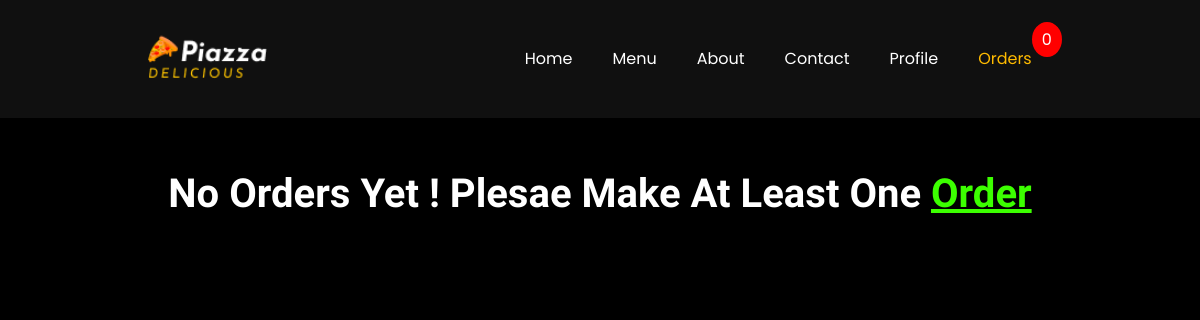
The app's page /orders/ (signed in), older data.
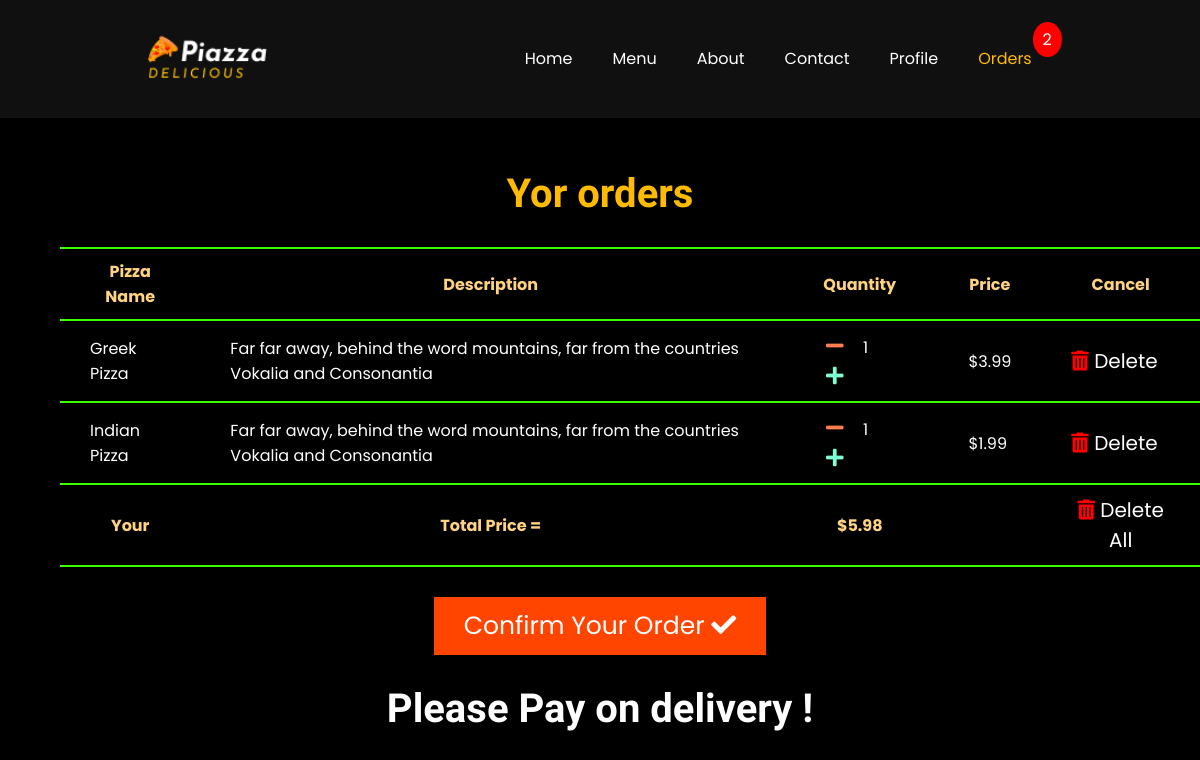
The same page, newer data.
### Home/models.py (models this page shows, shortened)
class Orders(models.Model):
    Pizza_name = models.CharField(max_length=200, default="")
    Pizza_desc = models.CharField(max_length=400, default="")
    Pizza_price = models.FloatField(default=0)
    User = models.ForeignKey(User, on_delete=models.CASCADE)
    order_confirmed = models.BooleanField(default=False)
    quantity = models.IntegerField(default=1)

### Home/views.py (the view)
# urls.py: path('orders/', views.orders, name="orders"),
def orders(request):
    try:
        current_username = request.user.username
        user = User.objects.filter(username=current_username).first()
        order = Orders.objects.filter(User=user)
        price_list = []
        for pizza in order:
            price = pizza.Pizza_price
            price_list.append(price)
        total_price = round(sum(price_list), 3)
        if request.user and request.user != AnonymousUser():
            current_user = request.user
            ordersOfCurrentUser = Orders.objects.filter(User=current_user)
            totalOrdersList = []
            for pizzaOrder in ordersOfCurrentUser:
                quantity = pizzaOrder.quantity
                totalOrdersList.append(quantity)
            totalOrders = sum(totalOrdersList)
            firstobjectofcurrentuser = ordersOfCurrentUser.first()
        else:
            totalOrders = 0
        context = {
            'order':order,
            'total_price':total_price,
            'totalOrders':totalOrders,
            'firstobjectofcurrentuser':firstobjectofcurrentuser,
        }
        return render(request, "Home/orders.html", context)
    except Exception:
        messages.success(request, "Login To Continue!")
        return redirect("/log_in/")

### templates/Home/orders.html (shortened to what this page needs)
{% extends 'base.html' %}
{% block active3 %}active{% endblock active3 %}
{% block body %}
<section id="orders">
{% if order %}
    {% if firstobjectofcurrentuser.order_confirmed == False %}
    <h1>Yor orders</h1>
    <div class="table__orders__container">
        <div class="table__orders">
            <table>
                <tr>
                    <th>Pizza Name</th>
                    <th>Description</th>
                    <th>Quantity</th>
                    <th>Price</th>
                    <th>Cancel</th>
                </tr>
            {% for pizza in order %}
                <tr>
                    <td>{{pizza.Pizza_name}}</th>
                    <td>{{pizza.Pizza_desc}}</td>
                    <td>
                        <form action="/decreament/" method="POST" class="btn__increament__decreament">
                            <button type="submit"><i class="fas fa-minus"></i></button>
                        </form>
                        {{pizza.quantity}}
                        <form action="/increament/" method="POST" class="btn__increament__decreament">
                            <button type="submit"><i class="fas fa-plus"></i></button>
                        </form>
                    </td>
                    <td>${{pizza.Pizza_price}}</td>
                    <td><form action="/deleteOrder/" method="POST">
                        <button type="submit"><i class="fas fa-trash-alt"></i> Delete</button>
                        </form>
                    </td>
                </tr>
            {% endfor %}
            <tr>
                <th>Your</th>
                <th>Total Price =</th>
                <th>${{total_price}}</th>
                <th></th>
                <th>
                    <form action="/deleteAllOrder/" method="POST">
                        <button type="submit"><i class="fas fa-trash-alt"></i> Delete All</button>
                    </form>
                </th>
            </tr>
            </table>
        </div>
    </div>
    <div class="confirm_orders">
        <form action="/orderConfirmed/" method="POST">
            <button type="submit">Confirm Your Order <i class="fas fa-check"></i></button>
        </form>
    </div>
    <h4>Please Pay on delivery !</h4>
    {% endif %}
{% else %}
<h4>No Orders Yet ! Plesae Make At Least One <a href="/menu/">Order</a></h4>
{% endif %}
</section>
{% endblock body %}

### templates/base.html (shortened to what this page needs)
{% load static %}
<!DOCTYPE html>
<html lang="en">
<head>
    <link rel="stylesheet" href="https://use.fontawesome.com/releases/v5.15.4/css/all.css">
    <link rel="stylesheet" href="{% static './css/index.css' %}">
</head>
<body>
        <header class="header">
            <div id="logo">
                <a href="/">
                    <img src="{% static 'images/logo.png' %}" alt="">
                </a>
            </div>
            <nav id="navbar">
                <ul>
                    <li><a href="/" class="nav__link {% block active1 %}{% endblock active1 %}">home</a></li>
                    <li><a href="/menu/" class="nav__link {% block active2 %}{% endblock active2 %}">menu</a></li>
                    <li><a href="/">about</a></li>
                    <li><a href="/contact/" {% block active4 %}{% endblock active4 %}>contact</a></li>
                    {% if user.is_authenticated %}
                        <li><a href="/profile/">Profile</a></li>
                    {% else %}
                        <li><a href="/log_in/">Login</a></li>
                    {% endif %}
                    <li><a href="/orders/" class="order__link nav__link {% block active3 %}{% endblock active3 %}">Orders
                        {% if totalOrders %}
                            <span class="order__num">
                                {{totalOrders}}
                            </span>
                        {% else %}
                        <span class="order__num">
                               0
                            </span>
                        {% endif %}
                        </a>
                    </li>
                </ul>
            </nav>
        </header>
        {% block body %}{% endblock body %}
</body>
</html>

### static/css/index.css (style rules this page uses)
* { margin: 0; padding: 0; box-sizing: border-box; font-family: "Poppins"; }
html { scroll-behavior: smooth; }
body { background: linear-gradient(rgba(0, 0, 0, 0.6), rgba(0, 0, 0, 0.6)), url("./static/images/bg.webp"); background-repeat: none; background-position: center; background-size: cover; background-attachment: fixed; min-height: 100vh; }
a { text-decoration: none; }
ul { list-style: none; }
.header { width: 100%; background: rgb(16, 16, 16); display: flex; justify-content: space-around; align-items: center; padding: 30px; position: fixed; top: 0; left: 0; z-index: 9999; }
.header #logo a img { width: 120px; }
.header #navbar ul { display: flex; }
.header #navbar ul li { margin: 0 10px; }
.header #navbar ul li a { color: #fff; text-transform: capitalize; padding: 10px; transition: all 0.4s ease; }
.header #navbar ul li a.active { color: rgb(255, 187, 0); }
i { color: #fff; }
#orders { width: 100%; min-height: 100vh; background: #000; display: flex; flex-direction: column; align-items: center; color: #fff; padding: 170px 30px; }
#orders h1 { font-family: "Josefin Sans"; font-size: 40px; color: rgb(255, 187, 0); }
#orders .table__orders__container { width: 100%; }
#orders .table__orders__container .table__orders { width: 100%; display: flex; justify-content: center; align-items: center; margin: 30px; }
#orders .table__orders__container .table__orders table { border: 2px solid #fff; border-left: none; border-right: none; border-collapse: collapse; }
#orders .table__orders__container .table__orders table tr > th, td { border: 2px solid rgb(60, 255, 0); border-left: none; border-right: none; padding: 10px 30px; }
#orders .table__orders__container .table__orders table tr > th { color: rgb(255, 211, 130); }
#orders .table__orders__container .table__orders table tr > td { font-weight: normal; }
#orders .table__orders__container .table__orders table tr > td > form button { background: transparent; outline: none; border: none; color: #fff; font-size: 20px; cursor: pointer; }
#orders .table__orders__container .table__orders table tr > td > form button i { color: red; }
#orders .table__orders__container .table__orders table tr > th > form button { background: transparent; outline: none; border: none; color: #fff; font-size: 20px; cursor: pointer; }
#orders .table__orders__container .table__orders table tr > th > form button i { color: red; }
#orders .table__orders__container .table__orders table tr > td > .btn__increament__decreament { display: inline-block; padding: 0 10px; }
#orders .table__orders__container .table__orders table tr > td > .btn__increament__decreament i { color: #fff; cursor: pointer; padding: 5px; }
#orders .table__orders__container .table__orders table tr > td > .btn__increament__decreament .fa-plus { color: aquamarine; }
#orders .table__orders__container .table__orders table tr > td > .btn__increament__decreament .fa-minus { color: coral; }
.order__link { position: relative; }
.order__link .order__num { color: rgb(255, 255, 255); position: absolute; right: -20px; top: -15px; background: red; border-radius: 50%; padding: 5px 10px; }
#orders .confirm_orders form { padding-bottom: 30px; }
#orders .confirm_orders form button { background: orangered; border: none; outline: none; color: #fff; font-size: 25px; padding: 10px 30px; cursor: pointer; }
#orders h4 { text-align: center; color: #fff; font-family: "Nothing You Could Do", cursive; font-size: 40px; }

Row changes from the older to the newer data that the page shows:
added Orders: Pizza_name "Greek Pizza", Pizza_desc "Far far away, behind the word mountains, far from the countries Vokalia and Consonantia", quantity "1", Pizza_price "3.99"
added Orders: Pizza_name "Indian Pizza", Pizza_desc "Far far away, behind the word mountains, far from the countries Vokalia and Consonantia", quantity "1", Pizza_price "1.99"
Text that changed along with them:
{{ totalOrders }}: (not shown) → "2"
{{ total_price }}: (not shown) → "5.98"
text no longer shown: "0 No Orders Yet ! Plesae Make At Least One Order"
text now shown: "Yor orders Pizza Name Description Quantity Price Cancel Your Total Price = $ Delete All Confirm Your Order Please Pay on delivery !"
